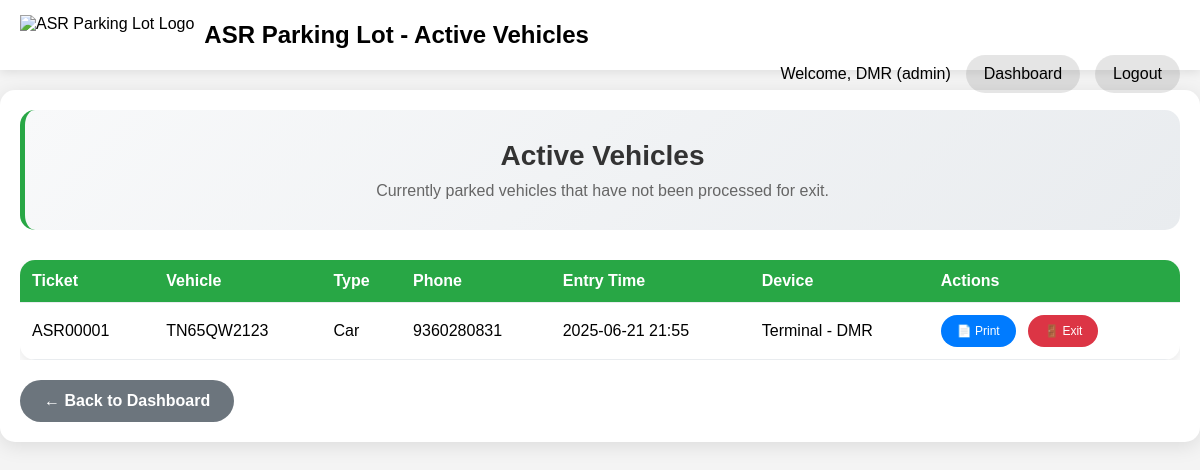
/staff/active-vehicles (signed in), run on an earlier commit of the app's database.
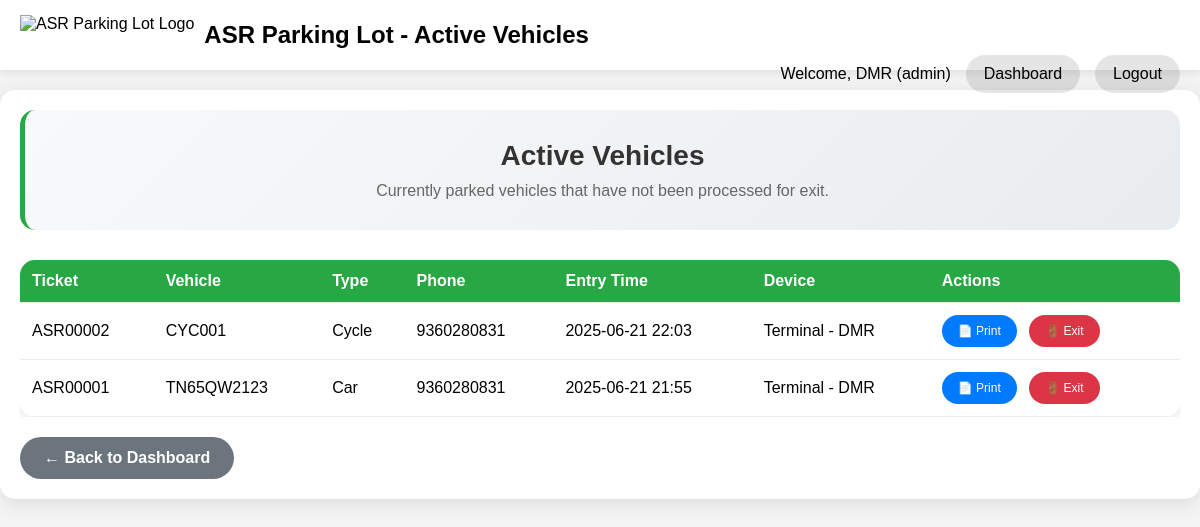
And on a later commit of the database.
### app/models.py (models this page shows, shortened)
class User(UserMixin, db.Model):
    id = db.Column(db.Integer, primary_key=True)
    username = db.Column(db.String(80), index=True, unique=True, nullable=False)
    email = db.Column(db.String(120), index=True, unique=True, nullable=False)
    password_hash = db.Column(db.String(256))
    role = db.Column(db.String(10), index=True, nullable=False, default='staff') # 'admin' or 'staff'

class Entry(db.Model):
    id = db.Column(db.Integer, primary_key=True)
    ticket_number = db.Column(db.String(20), unique=True, nullable=False)
    vehicle_type = db.Column(db.String(50), nullable=False)
    vehicle_number = db.Column(db.String(20), nullable=False)
    phone = db.Column(db.String(15), nullable=False)
    device = db.Column(db.String(50), nullable=False)
    entry_time = db.Column(db.DateTime, default=get_current_device_time, nullable=False)
    exit_time = db.Column(db.DateTime, nullable=True)
    paid = db.Column(db.Boolean, default=False, nullable=False)
    amount = db.Column(db.Float, nullable=True)

### app/routes.py (the view)
@main.route('/staff/active-vehicles')
@login_required
def active_vehicles():
    if current_user.role not in ['admin', 'staff']:
        flash('Access denied. Staff or Admin privileges required.', 'error')
        return redirect(url_for('main.index'))
    active_vehicles = Entry.query.filter(
        Entry.exit_time.is_(None)
    ).order_by(Entry.entry_time.desc()).all()
    return render_template('active_vehicles.html',
                         title='Active Vehicles',
                         active_vehicles=active_vehicles)

### app/utils.py (called while the page is built)
def get_ist_timezone():
    return pytz.timezone('Asia/Kolkata')

def get_ist_time(dt=None):
    ist_tz = get_ist_timezone()
    if dt is None:
        return datetime.now(ist_tz)
    if dt.tzinfo is None:
        return ist_tz.localize(dt)
    return dt.astimezone(ist_tz)

def format_ist_time(dt, format_str='%Y-%m-%d %H:%M:%S'):
    ist_time = get_ist_time(dt)
    return ist_time.strftime(format_str)

def format_ist_time_medium(dt):
    return format_ist_time(dt, '%Y-%m-%d %H:%M')

### app/templates/active_vehicles.html (shortened to what this page needs)
<!DOCTYPE html>
<html lang="en">
<head>
</head>
<body>
    <div class="navbar">
        <div class="navbar-logo">
            <img src="{{ url_for('main.public_file', filename='logo.png') }}" alt="ASR Parking Lot Logo">
            <h1>ASR Parking Lot - Active Vehicles</h1>
        </div>
        <div class="navbar-right">
            <span>Welcome, {{ current_user.username }} ({{ current_user.role }})</span>
            <a href="{{ url_for('main.staff_dashboard') }}">Dashboard</a>
            <a href="{{ url_for('main.logout') }}">Logout</a>
        </div>
    </div>
    <div class="container">
        <div class="header-section">
            <h2>Active Vehicles</h2>
            <p>Currently parked vehicles that have not been processed for exit.</p>
        </div>
        {% if active_vehicles %}
        <div class="vehicles-table">
            <table>
                <thead>
                    <tr>
                        <th>Ticket</th>
                        <th>Vehicle</th>
                        <th>Type</th>
                        <th>Phone</th>
                        <th>Entry Time</th>
                        <th>Device</th>
                        <th>Actions</th>
                    </tr>
                </thead>
                <tbody>
                    {% for vehicle in active_vehicles %}
                    <tr>
                        <td>{{ vehicle.ticket_number }}</td>
                        <td>{{ vehicle.vehicle_number }}</td>
                        <td>{{ vehicle.vehicle_type }}</td>
                        <td>{{ vehicle.phone }}</td>
                        <td>{{ vehicle.entry_time | ist_medium }}</td>
                        <td>{{ vehicle.device }}</td>
                        <td>
                            <a href="{{ url_for('main.print_receipt', entry_id=vehicle.id) }}"
                               target="_blank"
                               class="action-btn">
                                📄 Print
                            </a>
                            <a href="{{ url_for('main.vehicle_exit') }}"
                               class="action-btn exit">
                                🚪 Exit
                            </a>
                        </td>
                    </tr>
                    {% endfor %}
                </tbody>
            </table>
        </div>
        {% else %}
        <div class="no-vehicles">
            <h3>No Active Vehicles</h3>
            <p>There are currently no vehicles parked in the lot.</p>
        </div>
        {% endif %}
        <a href="{{ url_for('main.staff_dashboard') }}" class="back-btn">← Back to Dashboard</a>
    </div>
</body>
</html>

### app/templates/active_vehicles.html (style rules this page uses)
* { box-sizing: border-box; }
body { font-family: Arial, sans-serif; margin: 0; padding: 0; background-color: #f4f4f4; min-height: 100vh; }
.navbar { background-color: white; padding: 15px 20px; color: black; position: sticky; top: 0; z-index: 1000; box-shadow: 0 2px 10px rgba(0,0,0,0.1); }
.navbar h1 { margin: 0; display: inline-block; font-size: clamp(18px, 4vw, 24px); color: black; }
.navbar-logo { display: flex; align-items: center; gap: 10px; flex-wrap: wrap; }
.navbar-logo img { height: clamp(30px, 6vw, 40px); width: auto; }
.navbar-right { float: right; display: flex; align-items: center; gap: 15px; flex-wrap: wrap; color: black; }
.navbar a { color: black; text-decoration: none; padding: 8px 16px; border-radius: 25px; background-color: rgba(0, 0, 0, 0.1); transition: all 0.3s ease; font-weight: 500; border: 2px solid transparent; }
.container { max-width: 1200px; margin: 20px auto; padding: 20px; background: white; border-radius: 15px; box-shadow: 0 4px 20px rgba(0,0,0,0.1); }
.header-section { text-align: center; margin-bottom: 30px; padding: 30px; background: linear-gradient(135deg, #f8f9fa 0%, #e9ecef 100%); border-radius: 15px; border-left: 5px solid #28a745; }
.header-section h2 { color: #333; margin: 0 0 10px 0; font-size: clamp(20px, 5vw, 28px); }
.header-section p { color: #666; margin: 0; font-size: clamp(14px, 3vw, 16px); }
.vehicles-table { overflow-x: auto; }
.vehicles-table table { width: 100%; border-collapse: collapse; background: white; border-radius: 15px; overflow: hidden; box-shadow: 0 4px 15px rgba(0,0,0,0.1); }
.vehicles-table th, .vehicles-table td { padding: 12px; text-align: left; border-bottom: 1px solid #e9ecef; }
.vehicles-table th { background-color: #28a745; color: white; font-weight: bold; }
.action-btn { padding: 8px 16px; background-color: #007bff; color: white; text-decoration: none; border-radius: 20px; font-size: 12px; margin-right: 8px; transition: all 0.3s ease; display: inline-flex; align-items: center; justify-content: center; min-height: 32px; font-weight: 500; }
.action-btn.exit { background-color: #dc3545; }
.back-btn { display: inline-block; padding: 12px 24px; background-color: #6c757d; color: white; text-decoration: none; border-radius: 25px; margin-top: 20px; font-weight: bold; transition: all 0.3s ease; }

What changed in the data, as far as the page shows it:
added Entry: ticket_number "ASR00002", vehicle_number "CYC001", vehicle_type "Cycle", phone "9360280831", entry_time|ist_medium "2025-06-21 22:03", device "Terminal - DMR"
